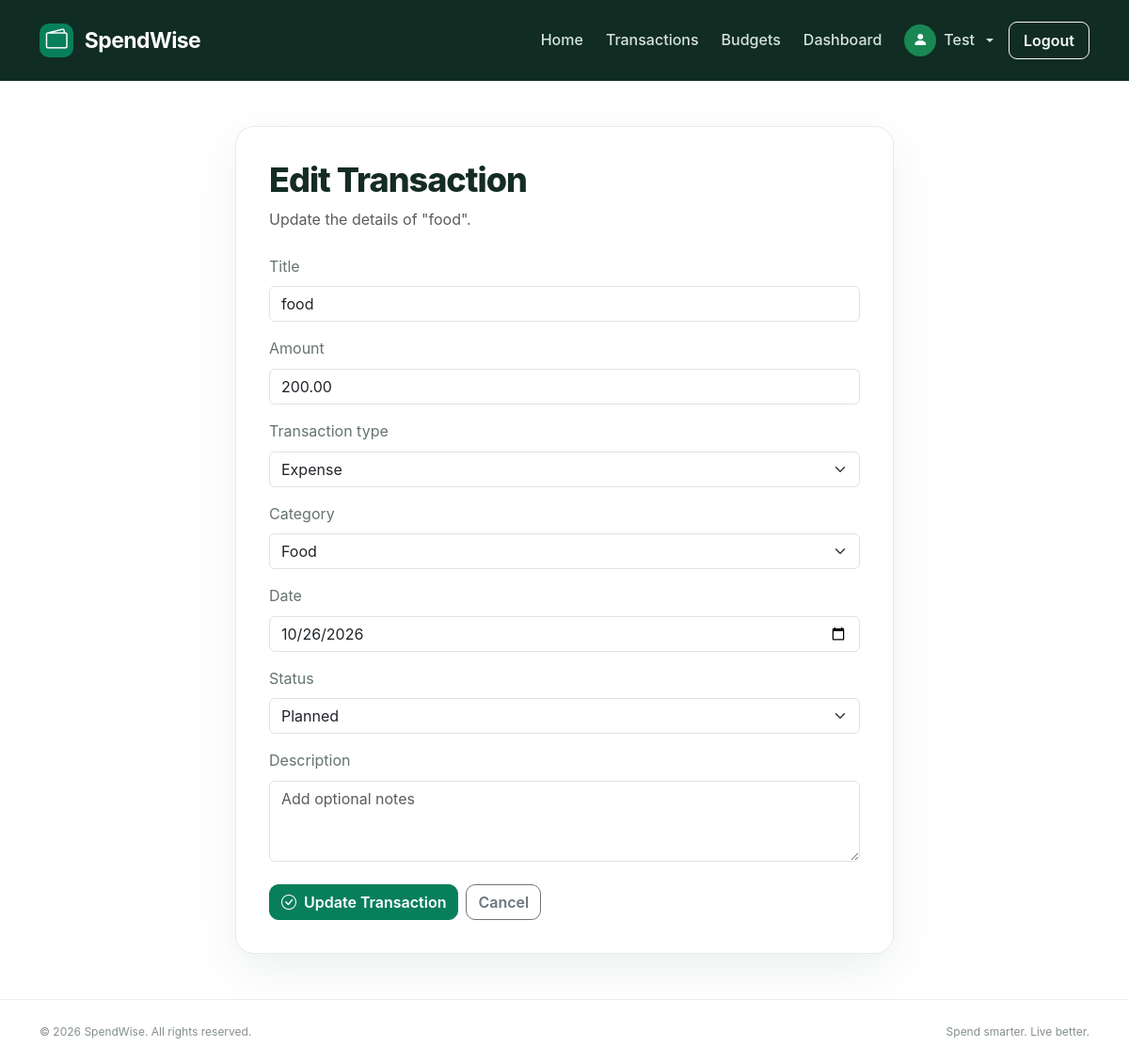
The page /transactions/24/edit/ (signed in) on the database as committed earlier.
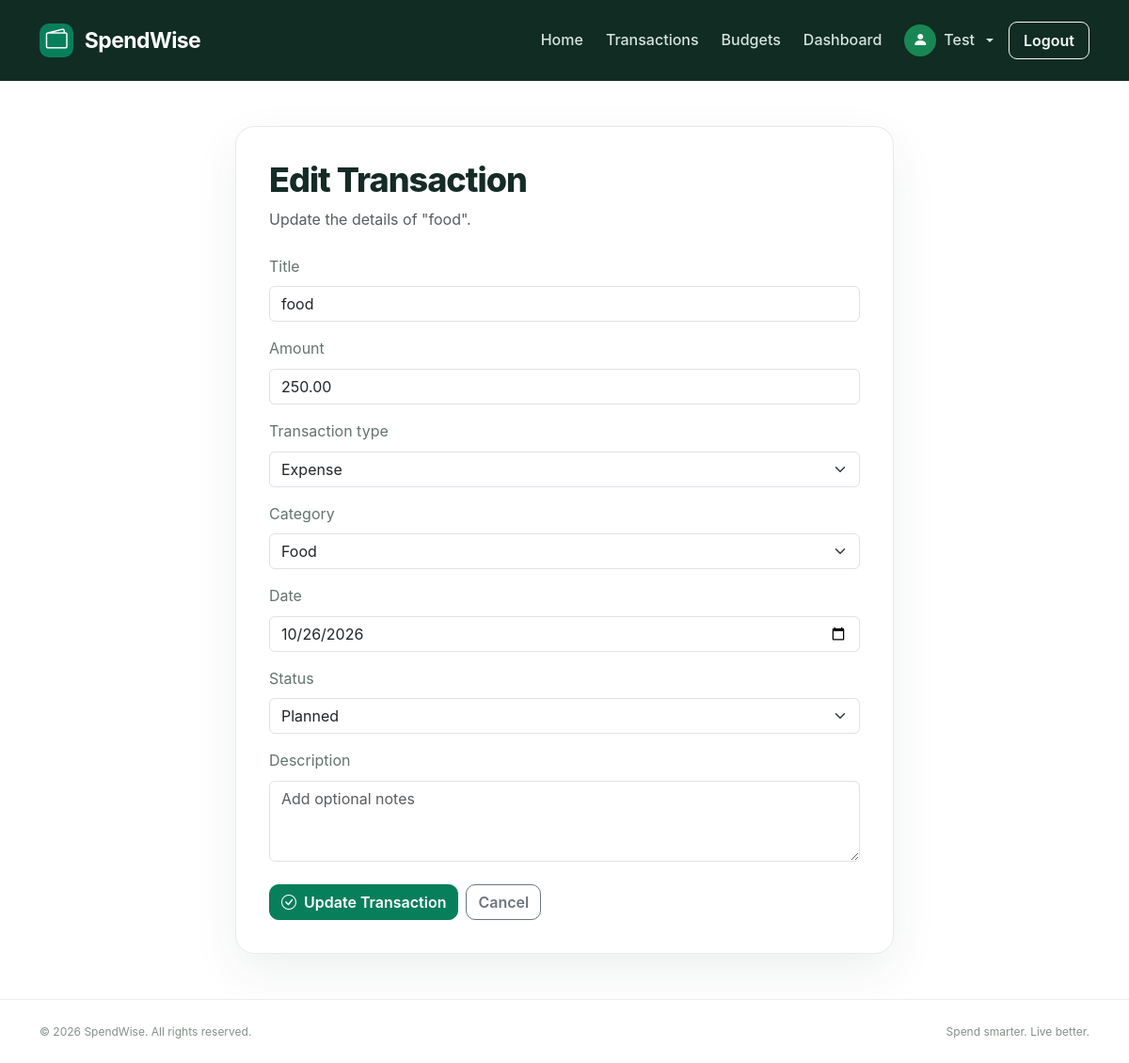
The same page on the database as committed later.
### transactions/models.py (models this page shows, shortened)
class Transaction(models.Model):
    TRANSACTION_TYPES = [
        ('income', 'Income'),
        ('expense', 'Expense'),
    ]
    STATUS_CHOICES = [
        ('planned', 'Planned'),
        ('completed', 'Completed'),
    ]
    status = models.CharField(
        max_length=10,
        choices=STATUS_CHOICES,
        default='completed',
    )
    CATEGORY_CHOICES = [
        ('salary', 'Salary'),
        ('food', 'Food'),
        ('transport', 'Transport'),
        ('shopping', 'Shopping'),
        ('bills', 'Bills & Utilities'),
        ('health', 'Health'),
        ('education', 'Education'),
        ('entertainment', 'Entertainment'),
        ('grocery','Grocery'),
        ('other', 'Other'),
    ]
    user = models.ForeignKey(
        User,
        on_delete=models.CASCADE,
        related_name='transactions'
    )
    title = models.CharField(max_length=100)
    amount = models.DecimalField(
        max_digits=12,
        decimal_places=2,
        validators=[MinValueValidator(0.01)]
    )
    transaction_type = models.CharField(
        max_length=10,
        choices=TRANSACTION_TYPES
    )
    category = models.CharField(
        max_length=20,
        choices=CATEGORY_CHOICES,
        default='other'
    )
    date = models.DateField()
    description = models.TextField(blank=True)
    created_at = models.DateTimeField(auto_now_add=True)
    updated_at = models.DateTimeField(auto_now=True)
    class Meta:
        ordering = ['-date', '-created_at']

### transactions/views.py (the view)
# urls.py: path('<int:pk>/edit/', views.edit_transaction, name='edit_transaction'),
@login_required
def edit_transaction(request, pk):
    transaction = get_object_or_404(
        Transaction,
        pk=pk,
        user=request.user
    )
    old_category = transaction.category
    old_date = transaction.date
    old_type = transaction.transaction_type
    old_status = transaction.status
    if request.method == 'POST':
        form = TransactionForm(request.POST, instance=transaction)
        if form.is_valid():
            updated_transaction = form.save()
            if old_type == 'expense' and old_status == 'completed':
                check_budget_email_safely(
                    request.user,
                    old_category,
                    old_date
                )
            if (
                updated_transaction.transaction_type == 'expense'
                and updated_transaction.status == 'completed'
            ):
                check_budget_email_safely(
                    request.user,
                    updated_transaction.category,
                    updated_transaction.date
                )
            messages.success(
                request,
                'Transaction updated successfully.'
            )
            return redirect('transaction_list')
    else:
        form = TransactionForm(instance=transaction)
    return render(
        request,
        'transactions/edit_transaction.html',
        {
            'form': form,
            'transaction': transaction,
        }
    )

### templates/transactions/edit_transaction.html (shortened to what this page needs)
{% extends 'base.html' %}
{% block content %}
<section class="container py-5">
    <div class="transaction-form-card">
        <div class="mb-4">
            <h1>Edit Transaction</h1>
            <p class="text-muted">
                Update the details of "{{ transaction.title }}".
            </p>
        </div>
        <form method="POST">
            {% for field in form %}
                <div class="mb-3">
                    <label for="{{ field.id_for_label }}"
                           class="form-label">
                        {{ field.label }}
                    </label>
                    {{ field }}
                </div>
            {% endfor %}
            <div class="d-flex gap-2 mt-4">
                <button type="submit" class="btn btn-primary">
                    <i class="bi bi-check-circle me-1"></i>
                    Update Transaction
                </button>
                <a href="{% url 'transaction_list' %}"
                   class="btn btn-outline-secondary">
                    Cancel
                </a>
            </div>
        </form>
    </div>
</section>
{% endblock %}

Rows that differ between the two databases and show on the page:
changed Transaction "food": amount "200.00" → "250.00"
